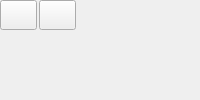
       <widget class="QWidget" name="tab_3">
        <attribute name="title">
         <string>显示数据</string>
        </attribute>
        <layout class="QGridLayout" name="gridLayout_7">
         <property name="leftMargin">
          <number>0</number>
         </property>
         <property name="topMargin">
          <number>0</number>
         </property>
         <property name="rightMargin">
          <number>0</number>
         </property>
         <property name="bottomMargin">
          <number>0</number>
         </property>
         <property name="spacing">
          <number>0</number>
         </property>
         <item row="0" column="0">
          <widget class="QWidget" name="widget_show" native="true">
           <layout class="QVBoxLayout" name="verticalLayout_9">
            <property name="spacing">
             <number>4</number>
            </property>
            <property name="leftMargin">
             <number>0</number>
            </property>
            <property name="topMargin">
             <number>0</number>
            </property>
            <property name="rightMargin">
             <number>0</number>
            </property>
            <property name="bottomMargin">
             <number>0</number>
            </property>
            <item>
             <widget class="QWidget" name="gImage" native="true">
              <property name="minimumSize">
               <size>
                <width>0</width>
                <height>30</height>
               </size>
              </property>
              <property name="maximumSize">
               <size>
                <width>16777215</width>
                <height>30</height>
               </size>
              </property>
              <property name="font">
               <font>
                <family>微软雅黑</family>
                <pointsize>9</pointsize>
               </font>
              </property>
              <layout class="QHBoxLayout" name="horizontalLayout_9" stretch="0,0,1">
               <property name="spacing">
                <number>2</number>
               </property>
               <property name="leftMargin">
                <number>0</number>
               </property>
               <property name="topMargin">
                <number>0</number>
               </property>
               <property name="rightMargin">
                <number>0</number>
               </property>
               <property name="bottomMargin">
                <number>0</number>
               </property>
               <item>
                <widget class="QPushButton" name="btnADD_2">
                 <property name="minimumSize">
                  <size>
                   <width>30</width>
                   <height>30</height>
                  </size>
                 </property>
                 <property name="contextMenuPolicy">
                  <enum>Qt::CustomContextMenu</enum>
                 </property>
                 <property name="icon">
                  <iconset resource="../../../QApplication/saribbonresouce.qrc">
                   <normaloff>:/skin/icon/icon/icons/light/appbar.add.png</normaloff>:/skin/icon/icon/icons/light/appbar.add.png</iconset>
                 </property>
                </widget>
               </item>
               <item>
                <widget class="QPushButton" name="btnDelete_2">
                 <property name="sizePolicy">
                  <sizepolicy hsizetype="Expanding" vsizetype="Expanding">
                   <horstretch>0</horstretch>
                   <verstretch>0</verstretch>
                  </sizepolicy>
                 </property>
                 <property name="minimumSize">
                  <size>
                   <width>30</width>
                   <height>30</height>
                  </size>
                 </property>
                 <property name="icon">
                  <iconset resource="../../../QApplication/saribbonresouce.qrc">
                   <normaloff>:/skin/icon/icon/icons/light/delete.png</normaloff>:/skin/icon/icon/icons/light/delete.png</iconset>
                 </property>
                </widget>
               </item>
               <item>
                <spacer name="horizontalSpacer_6">
                 <property name="orientation">
                  <enum>Qt::Horizontal</enum>
                 </property>
                 <property name="sizeHint" stdset="0">
                  <size>
                   <width>40</width>
                   <height>20</height>
                  </size>
                 </property>
                </spacer>
               </item>
              </layout>
             </widget>
            </item>
            <item>
             <widget class="QWidget" name="widget_Result" native="true">
              <layout class="QGridLayout" name="ResultLayout">
               <property name="leftMargin">
                <number>0</number>
               </property>
               <property name="topMargin">
                <number>0</number>
               </property>
               <property name="rightMargin">
                <number>0</number>
               </property>
               <property name="bottomMargin">
                <number>0</number>
               </property>
               <property name="spacing">
                <number>0</number>
               </property>
              </layout>
             </widget>
            </item>
           </layout>
          </widget>
         </item>
        </layout>
       </widget>
